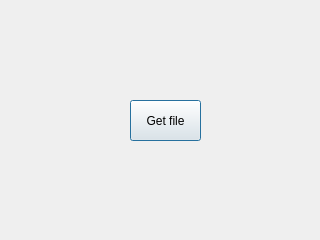
<?xml version="1.0" encoding="UTF-8"?>
<ui version="4.0">
 <class>Dialog</class>
 <widget class="QDialog" name="Dialog">
  <property name="geometry">
   <rect>
    <x>0</x>
    <y>0</y>
    <width>320</width>
    <height>240</height>
   </rect>
  </property>
  <property name="windowTitle">
   <string>Dialog</string>
  </property>
  <widget class="QPushButton" name="pushButtonLoad">
   <property name="geometry">
    <rect>
     <x>130</x>
     <y>100</y>
     <width>71</width>
     <height>41</height>
    </rect>
   </property>
   <property name="text">
    <string>Get file</string>
   </property>
  </widget>
 </widget>
 <resources/>
 <connections/>
</ui>
